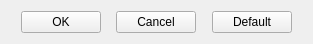
     <widget class="QWidget" name="horizontalLayoutWidget">
      <property name="geometry">
       <rect>
        <x>230</x>
        <y>450</y>
        <width>313</width>
        <height>37</height>
       </rect>
      </property>
      <layout class="QHBoxLayout" name="horizontalLayout_4">
       <item>
        <spacer name="horizontalSpacer_17">
         <property name="orientation">
          <enum>Qt::Horizontal</enum>
         </property>
         <property name="sizeType">
          <enum>QSizePolicy::Preferred</enum>
         </property>
         <property name="sizeHint" stdset="0">
          <size>
           <width>10</width>
           <height>20</height>
          </size>
         </property>
        </spacer>
       </item>
       <item>
        <widget class="QPushButton" name="pushButton_Misc_ok">
         <property name="text">
          <string>OK</string>
         </property>
        </widget>
       </item>
       <item>
        <spacer name="horizontalSpacer_15">
         <property name="orientation">
          <enum>Qt::Horizontal</enum>
         </property>
         <property name="sizeType">
          <enum>QSizePolicy::Preferred</enum>
         </property>
         <property name="sizeHint" stdset="0">
          <size>
           <width>10</width>
           <height>20</height>
          </size>
         </property>
        </spacer>
       </item>
       <item>
        <widget class="QPushButton" name="pushButton_Misc_cancel">
         <property name="text">
          <string>Cancel</string>
         </property>
        </widget>
       </item>
       <item>
        <spacer name="horizontalSpacer_16">
         <property name="orientation">
          <enum>Qt::Horizontal</enum>
         </property>
         <property name="sizeType">
          <enum>QSizePolicy::Preferred</enum>
         </property>
         <property name="sizeHint" stdset="0">
          <size>
           <width>10</width>
           <height>20</height>
          </size>
         </property>
        </spacer>
       </item>
       <item>
        <widget class="QPushButton" name="pushButton_Misc_default">
         <property name="text">
          <string>Default</string>
         </property>
        </widget>
       </item>
       <item>
        <spacer name="horizontalSpacer_18">
         <property name="orientation">
          <enum>Qt::Horizontal</enum>
         </property>
         <property name="sizeType">
          <enum>QSizePolicy::Preferred</enum>
         </property>
         <property name="sizeHint" stdset="0">
          <size>
           <width>10</width>
           <height>20</height>
          </size>
         </property>
        </spacer>
       </item>
      </layout>
     </widget>
